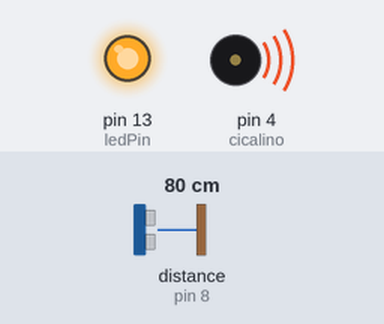
A sketch run on a simulated Arduino Uno, built with avr-gcc and run on an emulated ATmega328P. On the bench: output pins drawn as LEDs (lit = HIGH), buzzer (waves = sounding). Wiring (inferred from the names in the program): ultrasonic range finder: trigger pin 9; echo pin 8. Dashed ring = blinking. Inputs (shaded band) come from the test bench; at power-on: distance to the obstacle (sensor on pin 8) 80 cm. The echo pulse lasts 58.3 µs per cm; pins used as bus, display or sensor lines are not drawn.

Above: at 3.2 s.
3.3 s: distance to the obstacle (sensor on pin 8) set to 2 cm
At 4.3 s:
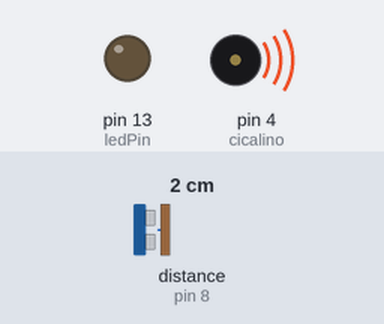
7.5 s: distance to the obstacle (sensor on pin 8) set to 4 cm
At 7.65 s:
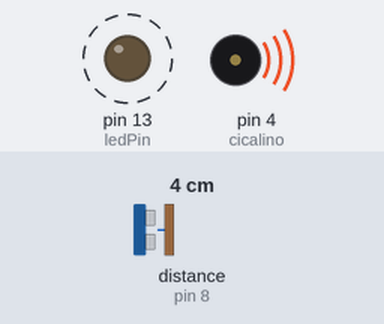
11.7 s: distance to the obstacle (sensor on pin 8) set to 250 cm
At 12.6 s:
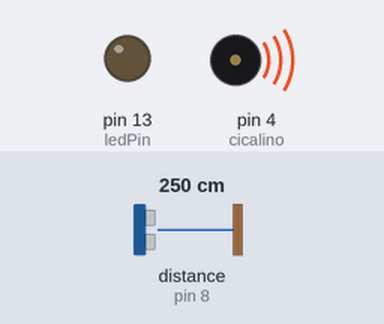
Timing chart, 0 to 14.7 s (numbered marks = the images above; inputs shaded):
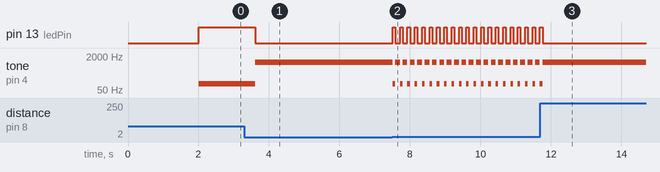

Measured:
- after the input at 3.3 s, pin 13 (ledPin): goes on until 3.6 s, then stays LOW; tone on pin 4 (cicalino): goes on until 3.6 s, then stays 1000 Hz
- after the input at 7.5 s, pin 13 (ledPin): alternates HIGH for 0.07 s and LOW for 0.13 s, starting at once; tone on pin 4 (cicalino): alternates 1000 Hz for 0.13 s and 100 Hz for 0.07 s, starting at once
- after the input at 11.7 s, pin 13 (ledPin): goes on until 11.8 s, then stays LOW; tone on pin 4 (cicalino): goes on until 11.8 s, then stays 1000 Hz

The sketch:

hcsr04_buzzer_LED.ino
```cpp
// NB se si usa un BUZZER con resistore "102" è 1 kOhm
// e inoltre se ha transistor (forse un pnp S8550 / 2ty) è per evitare che sia arduino a fornire la corrente dal suo pin


// hcsr04, buzzer e led

int ledPin = 13;
int trig = 9;
int echo = 8;
int cicalino = 4;
float durata;
float distanza;

void setup() {
  Serial.begin(9600);
  pinMode(trig,OUTPUT);
  digitalWrite(trig,LOW);
  delayMicroseconds(2);
  pinMode(echo,INPUT);
  delay(2000);
  pinMode(cicalino,OUTPUT);
  //Serial.println("Distanza:");
  pinMode(ledPin,OUTPUT);
  digitalWrite(ledPin,LOW);
}

void loop() {
  digitalWrite(trig,HIGH);
  delayMicroseconds(10);
  digitalWrite(trig,LOW);
  durata = pulseIn(echo,HIGH);
  distanza = durata/58.0;
  //Serial.println(distanza);
  //Serial.print("cm");
  //Serial.print("\n");
  int i = 20;
  if(distanza<=200 && distanza>=2){
    i=distanza*i;
    digitalWrite(ledPin,HIGH);
    tone(cicalino,100);
    delay(i);
    digitalWrite(ledPin,LOW);
    tone(cicalino,1000);
    delay(i);
  }
  delay(60);
}
// Fonte: da "5volt solution" su youtube


/*
// sensore a ultrasuoni con buzzer attivo

int triggerPort = 7;
int echoPort = 8;
int cicalino = 9;
unsigned long time;
unsigned long lampeggio_time;
unsigned long pausa_time;
void setup() {
pinMode( triggerPort, OUTPUT );
pinMode( echoPort, INPUT );
pinMode( cicalino, OUTPUT );
Serial.begin( 9600 );
Serial.println( "Sensore ultrasuoni: ");
}
void loop() {
//porta bassa l'uscita del trigger
digitalWrite( triggerPort, LOW );
//invia un impulso di 10microsec su trigger
digitalWrite( triggerPort, HIGH );
delayMicroseconds( 10 );
digitalWrite( triggerPort, LOW );
long duration = pulseIn( echoPort, HIGH );
long r = 0.034 * duration / 2;
Serial.print( "durata: " );
Serial.print( duration );
Serial.print( " , " );
Serial.print( "distanza: " );
if( duration > 38000 ) Serial.println( "fuori portata");
else { Serial.print( r ); Serial.println( "cm" );}
if( r > 3 && r <= 200){
delay(r*10);
digitalWrite(cicalino, HIGH);
delay(r*10); }
if( r <= 3){
digitalWrite(cicalino, HIGH);
delay(1000);}
digitalWrite(cicalino, LOW);
delay(10);
}
// fonte https://www.progettiarduino.com/arduino-sensore-parcheggio-con-hc-sr04.html
// occhio al circuito con transistor https://startingelectronics.org/pinout/geekcreit-active-buzzer-module-pinout/
*/


/*

// Modulo cicalino con resistenza "102" da 1kOhm e un transistor 2ty - uso di funzione tone()
// scrittura di frequenze in Hz uso anche della funzione random()

const int c = 261;
const int d = 294;
const int e = 329;
const int f = 349;
const int g = 391;
const int gS = 415;
const int a = 440;
const int aS = 455;
const int b = 466;
const int cH = 523;
const int cSH = 554;
const int dH = 587;
const int dSH = 622;
const int eH = 659;
const int fH = 698;
const int fSH = 740;
const int gH = 784;
const int gSH = 830;
const int aH = 880;

int pin = 6;

void setup() {
  pinMode(pin, OUTPUT);

  tone(pin, a, 500);
  delay(500);
  tone(pin, b, 500);
  delay(500);
  tone(pin, c, 500);
  delay(500);
  tone(pin, d, 500);
  delay(500);
}

void loop() {
  int nota = random(200, 1000);
  tone(pin, nota, 100);
  delay(100);
}


// Fonte corso Aliverti


/*


// Modulo cicalino con resistenza "102" da 1kOhm e un transistor 2ty - uso di analogWrite su pin PWM

int buzzerPin = 3; //Define buzzerPin


void setup() {
  pinMode(buzzerPin, OUTPUT); //Set buzzerPin as output
  beep(50); //Beep
  beep(50); //Beep
  delay(1000); //Add a little delay

}


void loop() {
  beep(50); //Beep every 500 milliseconds
  delay(500);
}


void beep(unsigned char delayms) { //creating function
  analogWrite(buzzerPin, 20); //Setting pin to high
  delay(delayms); //Delaying
  analogWrite(buzzerPin ,0); //Setting pin to LOW
  delay(delayms); //Delaying

}


// Fonte https://www.instructables.com/id/Arduino-YL-44-Buzzer-module/
// Fonte transistor http://images.lightstrade.com/201510/201510091717500372.jpg


*/


/*


// Utilizzo del buzzer passivo con funzione tone

const int pinBuzzer = 4;
// pin a cui è collegato il buzzer

int frequenzaquenza;
// variabile in cui memorizzare il valore della frequenza


void setup(){
  pinMode(pinBuzzer,OUTPUT); // inizializzazione del pin a cui è collegato il buzzer
}


void loop() {
  for(int i = 200; i <= 1000; i++)   // loop di frequenze da 200 a 1000 hz
  {
    tone(pinBuzzer,i);   // viene emesso dal buzzer un suono a frequenza i
    delay(5);            // attesa di 5 millisecondi (in modo da percepire il suono emesso)
  }
  delay(3000);           // attesa di 3 secondi. La frequenza più alta sarà emessa per 4 secondi
  for(int i = 1000; i >= 200; i--)  // loop di frequenze da 100 a 200 hz
  {
    tone(pinBuzzer,i);   // viene emesso dal buzzer un suono a frequenza i
    delay(5);            // attesa di 5 millisecondi (in modo da percepire il suono emesso)
  }
}

// Fonte Prof. Michele Maffucci - 08.01.15

*/


/*

    // Utilizzo di un Sensor Tracking e di un buzzer passivo

    const int pinSensore = 7;
    // pin a cui è collegato il sensore

    const int pinLed = 13;
    // pin a cui è collegato il led

    //const int pinBuzzer = 4;
    // pin a cui è collegato il buzzer

    //const int frequenza = 440;
    // frequenza emessa dal buzzer (440 Hz)

    void setup()
    {
      // inizializzazione del pin sensore, led e buzzer
      pinMode(pinSensore, INPUT);
      //pinMode(pinLed, OUTPUT);
      Serial.begin(9600);
      //pinMode(pinBuzzer,OUTPUT);
    }

    void loop()
    {
      millis();
      //Serial.println(digitalRead(pinSensore)); // print the data from the sensor
      //delay(500);

      // conserviamo nella variabile var lo stato del sensore
      int val = digitalRead(pinSensore);
      // verifichiamo se viene letto "NERO"
      // se vero accendiamo il led
      if(val == LOW)
      {
        Serial.println(millis());
        //digitalWrite(pinLed, HIGH);   // accende il led
        //tone(pinBuzzer, frequenza);   // viene emesso dal buzzer un suono a frequenza fissata
        delay(5);                     // attesa di 5 millisecondi (in modo da percepire il suono emesso)
      }
      // altrimenti spegniamo il led
      //else
      //{
        //digitalWrite(pinLed, LOW);   // spegne il led
        //noTone(pinBuzzer);           // non viene emesso nessun suono dal buzzer
      //}
    }

    */


/*


    // Utilizzo del pinBuzzer attivo
    const int pinBuzzer = 11;

    void setup()
    {
      pinMode(pinBuzzer,OUTPUT);
    }

    void loop()
    {
      int a,b;

      // la condizione del while è sempre vera "1" quini il ciclo sarà infinito
      // all'interno di ogni ciclo sul pin a cui è collegato il buzzer viene inviata
      // un segnale alto per x ms ed un segnale basso per y ms il periodo totale dell'onda
      // sarà T = x + y e quindi la frequenza sarà f = 1/T

      while(1)
      {
        // emissione di un segnale a frequenza di 500 hz
        for(a=0;a<80;a++)
        {
          digitalWrite(pinBuzzer,HIGH);
          delay(1);                      // attesa di 1 ms
          digitalWrite(pinBuzzer,LOW);
          delay(1);                      // attesa di 1 ms
        }
        // emissione di una segnale a frequenza di 250 hz
        for(b=0;b<100;b++)
        {
          digitalWrite(pinBuzzer,HIGH);
          delay(2);                  // attesa di 2 ms
          digitalWrite(pinBuzzer,LOW);
          delay(2);                  // attesa di 2 ms
        }
      }
    }

    */
```
